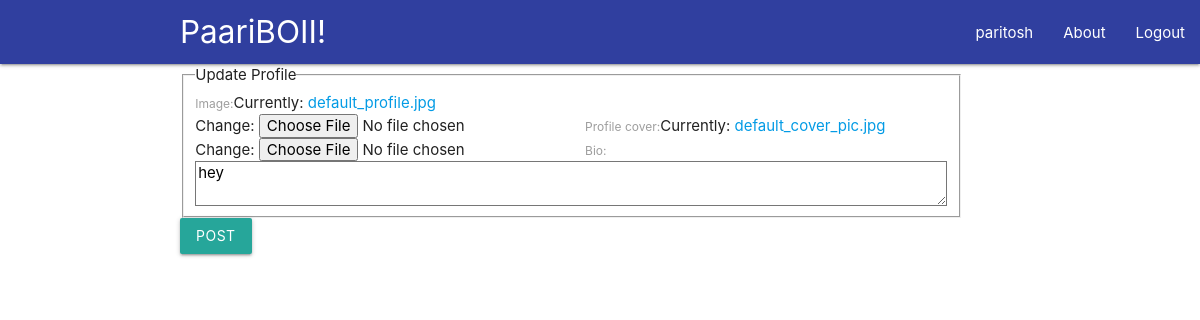
The page /profile/1/update (signed in) on the database as committed earlier.
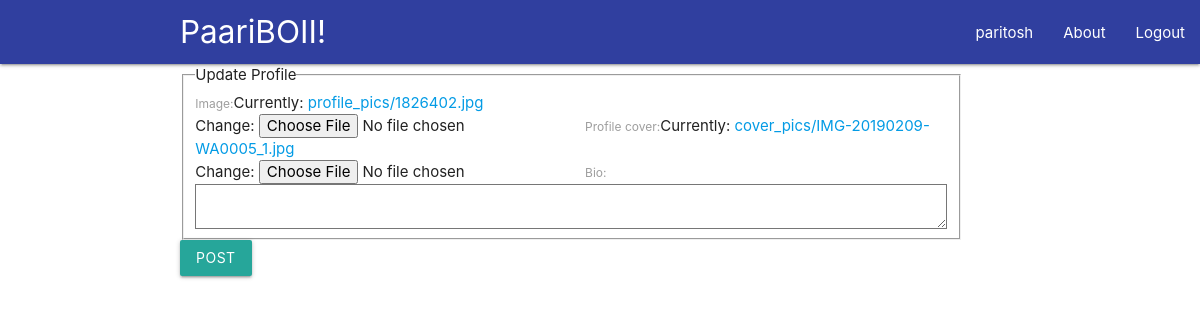
The same page on the database as committed later.
### network/models.py (models this page shows, shortened)
class Profile(models.Model):
    user = models.OneToOneField(User, on_delete = models.CASCADE, default =1)
    image = models.ImageField(default ='default_profile.jpg', upload_to ='profile_pics')
    profile_cover = models.ImageField(default='default_cover_pic.jpg', upload_to='cover_pics')
    bio = models.TextField(max_length = 288, blank= True)

### network/views.py (the view, shortened to what this page needs)
# urls.py: path('profile/<int:pk>/update',user_views.ProfileUpdateView.as_view(),name = 'profile_update'),
class ProfileUpdateView(LoginRequiredMixin,UserPassesTestMixin,UpdateView):
    model = Profile
    fields = ['image', 'profile_cover','bio']
    def test_func(self):
        profile = self.get_object()
        if self.request.user  == profile.user:
            return True
        return False

### network/templates/network/profile_form.html (shortened to what this page needs)
{% extends "network/base.html"%}
{% block content %}
    <div class = "container">
        <form method ="POST" enctype="multipart/form-data">
            <fieldset class="form-group">
                <legend class = "border-bottom mb - 4"> Update Profile</legend>
                {{ form }}
            </fieldset>
            <div class = "form-group">
                <button class="btn btn-outline-info" type="submit">Post</button>
            </div>
        </form>
    </div>
{% endblock%}

Rows that differ between the two databases and show on the page:
changed Profile: bio "hey" → (not shown)
Other text that changed with them:
text no longer shown: "Image: Currently: default_profile.jpg Change: Profile cover: Currently: default_cover_pic.jpg Change: Bio:"
text now shown: "Image: Currently: profile_pics/1826402.jpg Change: Profile cover: Currently: cover_pics/IMG-20190209-WA0005_1.jpg Change: Bio:"
